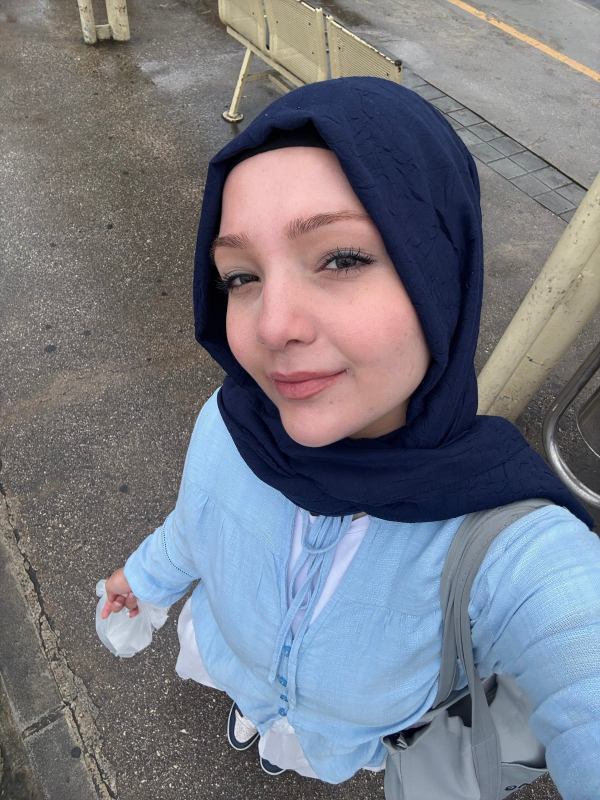
#> input picture docs/ekip/orijinal/almina-yanar.jpg, 1800 x 2400 px, given in place of adem-baglan.jpg, which was not available (shown at 1/3 size)
$ python test_poisson_pilot.py   (older library calls are emulated)
#> lines starting #> are read from the running program, lines starting #| are printed output that depends on the picture; pictures that were not available may be replaced by others from this repository, and a replacement may not be noted
import os
import glob
import json
import time
import base64
import hashlib
import urllib.request
import urllib.error
import cv2
import numpy as np
from PIL import Image, ImageDraw

WORKSPACE = "/Users/wildgenie/Projects/btu-matro"
SCRATCH = "/Users/wildgenie/.gemini/antigravity-cli/brain/482501c3-e797-49fa-a7d5-231ae28c4675/scratch"
RAW_KADRAJ_DIR = os.path.join(SCRATCH, "raw_kadraj")
os.makedirs(RAW_KADRAJ_DIR, exist_ok=True)
LOG_FILE = os.path.join(SCRATCH, "gemini_calls.jsonl")

def get_api_key():
    key = os.environ.get("GEMINI_API_KEY", "").strip()
    if not key:
        raise RuntimeError("GEMINI_API_KEY is not set")
    return key

# [9 lines left out: function b64_encode_image, not called in this run]

def get_all_uncropped_refs(slug):
    """
    Collect all uncropped originals from docs/ekip/orijinal/<slug>*.jpg and docs/ekip/alternatif/<slug>.jpg,
    putting the primary target scene uncropped original LAST so Gemini knows which photo to reframe
    while having all uncropped originals in Turn 1.
    """
#> called with slug = 'adem-baglan'
    orij_files = sorted(glob.glob(os.path.join(WORKSPACE, f"docs/ekip/orijinal/{slug}*.jpg")))
    alt_files = sorted(glob.glob(os.path.join(WORKSPACE, f"docs/ekip/alternatif/{slug}*.jpg")))
    site_file = os.path.join(WORKSPACE, f"public/media/ekip/{slug}.jpg")

    site_im = cv2.imread(site_file)
#> site_im is the input picture: shape (2400, 1800, 3); mean B, G, R 130, 120.9, 118.6
    site_small = cv2.resize(site_im, (150, 150))
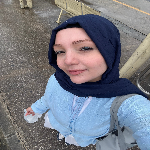
#> site_small: shape (150, 150, 3); mean B, G, R 130.1, 121, 118.7
    face_tpl = site_small[35:115, 35:115]
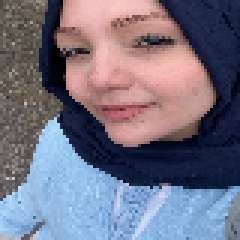
#> face_tpl: shape (80, 80, 3) (shown 3 times larger); mean B, G, R 130.4, 113.3, 116.5

    best_scene_file = orij_files[0] if orij_files else site_file
    best_score = -1.0
    for p in orij_files:
        bn = os.path.basename(p)
        if "-grup-" in bn or "-kursu" in bn or "-bilgehan-" in bn:
            continue
        im = cv2.imread(p)
        if im is None:
            continue
        oh, ow = im.shape[:2]
        f_sc = 400.0 / max(oh, ow)
        im_s = cv2.resize(im, (int(ow * f_sc), int(oh * f_sc)))
        local_best = -1.0
        for sc in np.linspace(0.20, 2.0, 32):
            tw = int(80 * sc)
            if tw >= im_s.shape[1] or tw >= im_s.shape[0] or tw < 16:
                continue
            tpl = cv2.resize(face_tpl, (tw, tw))
            res = cv2.matchTemplate(im_s, tpl, cv2.TM_CCOEFF_NORMED)
            _, mv, _, _ = cv2.minMaxLoc(res)
            if mv > local_best:
                local_best = mv
        if local_best > 0.65:
            # Prefer larger resolution uncropped file when matching the same scene
            score = local_best + (0.08 if (ow * oh) > (800 * 800) else 0.0)
            if score > best_score:
                best_score = score
                best_scene_file = p

    all_candidates = orij_files + alt_files
    # Keep all files except exact byte-identical or near-identical duplicates, keeping higher-res version
    unique_refs = []
    for p in all_candidates:
        bn = os.path.basename(p)
        # Skip 5-person wide group shots as advised in CODEX-GOREV ("Grup fotoğraflarını ... ya da hiç verme"),
        # but keep -canva, -yuz-N, -bilgehan-N, -luna-N, -yakin, -kare, and alternatif
        if "-grup-" in bn or "-kursu" in bn:
            continue
        im = Image.open(p).convert("RGB").resize((64, 64))
        arr = np.asarray(im, dtype=np.float32)
        is_dup = False
        for i, (prev_p, prev_arr) in enumerate(unique_refs):
            if np.mean(np.abs(arr - prev_arr)) < 2.5:
                if os.path.getsize(p) > os.path.getsize(prev_p):
                    unique_refs[i] = (p, arr)
                is_dup = True
                break
        if not is_dup:
            unique_refs.append((p, arr))

    ref_paths = [p for p, _ in unique_refs]
    if best_scene_file in ref_paths:
        ref_paths.remove(best_scene_file)
    ref_paths.append(best_scene_file)
    return ref_paths, best_scene_file

def call_gemini_kadraj(slug, ref_paths, force=False):
    cache_path = os.path.join(RAW_KADRAJ_DIR, f"{slug}.jpg")
    if os.path.exists(cache_path) and not force:
        with open(cache_path, "rb") as f:
            return f.read()

    key = get_api_key()
    url = f"https://generativelanguage.googleapis.com/v1beta/models/gemini-3-pro-image:generateContent?key={key}"

    parts = []
    img_hashes = []
    for p in ref_paths:
        b64, h, sz = b64_encode_image(p)
        img_hashes.append({"file": os.path.basename(p), "sha256_16": h, "size": sz})
        parts.append({"inlineData": {"mimeType": "image/jpeg", "data": b64}})

    prompt = (
        "Yukarıda aynı kişinin kesilmemiş orijinal referans fotoğrafları verilmiştir. "
        "SON GÖRSELDEKİ fotoğrafı temel alarak, aynı sahneyi, aynı arka planı, aynı kıyafeti/başörtüsünü/gözlüğü ve "
        "kişinin birebir aynı yüzünü/ifadesini koruyarak 1:1 kare kadraj düzeltmesi yap:\n"
        "- Baş yatayda tam ortada olsun.\n"
        "- Başın, saçın veya başörtüsünün en üst noktası ile üst kenar arasında rahat bir boşluk (en az %12-%15 tavan/arka plan payı) bulunsun, kafa üst kenara değmesin.\n"
        "- Alt kısımda her iki omuz net biçimde görünsün.\n"
        "- Kişiyi çok küçültme veya aşırı uzaklaştırma; standart bir ekip kartı portresi ölçeğinde (baş-omuz) olsun.\n"
        "- Arka planı doğal dokusuyla kesintisiz devam ettir; hiçbir çerçeve, kutu izi, kenar çizgisi veya yapay nesne olmasın."
    )
    parts.append({"text": prompt})

    body = {
        "contents": [{"role": "user", "parts": parts}],
        "generationConfig": {
            "responseModalities": ["TEXT", "IMAGE"],
            "imageConfig": {"aspectRatio": "1:1"}
        }
    }

    req = urllib.request.Request(
        url,
        data=json.dumps(body).encode("utf-8"),
        headers={"Content-Type": "application/json"},
        method="POST"
    )
    t0 = time.time()
    with urllib.request.urlopen(req, timeout=120) as resp:
        resp_data = json.loads(resp.read().decode("utf-8"))
    elapsed = round(time.time() - t0, 2)

    out_b64 = None
    for cand in resp_data.get("candidates", []):
        for part in cand.get("content", {}).get("parts", []):
            if "inlineData" in part:
                out_b64 = part["inlineData"]["data"]
                break

    log_entry = {
        "ts": time.strftime("%Y-%m-%dT%H:%M:%SZ", time.gmtime()),
        "slug": slug,
        "task": "kadraj_ek4",
        "refs": img_hashes,
        "prompt": prompt,
        "elapsed_s": elapsed,
        "success": out_b64 is not None
    }
    with open(LOG_FILE, "a", encoding="utf-8") as f:
        f.write(json.dumps(log_entry, ensure_ascii=False) + "\n")

    if not out_b64:
        raise RuntimeError(f"No image returned for {slug}")
    raw_bytes = base64.b64decode(out_b64)
    with open(cache_path, "wb") as f:
        f.write(raw_bytes)
    return raw_bytes

# [176 lines left out: functions detect_face_box_in_site, align_and_poisson_blend, check_seam_strict, not called in this run]

if __name__ == "__main__":
    pilots = ["adem-baglan", "berat-eren-karakas", "emine-sultan-gunes", "feyza-karabicak"]
    rows_vis = []
    for s in pilots:
        refs, best_scene = get_all_uncropped_refs(s)
        print(f"[{s}] refs ({len(refs)}): {[os.path.basename(r) for r in refs]} (primary={os.path.basename(best_scene)})")
#> (the run stopped early here; a loop or call above may not have finished)

$ run again, on docs/ekip/orijinal/gulsiye-begum-gumus-canva.jpg
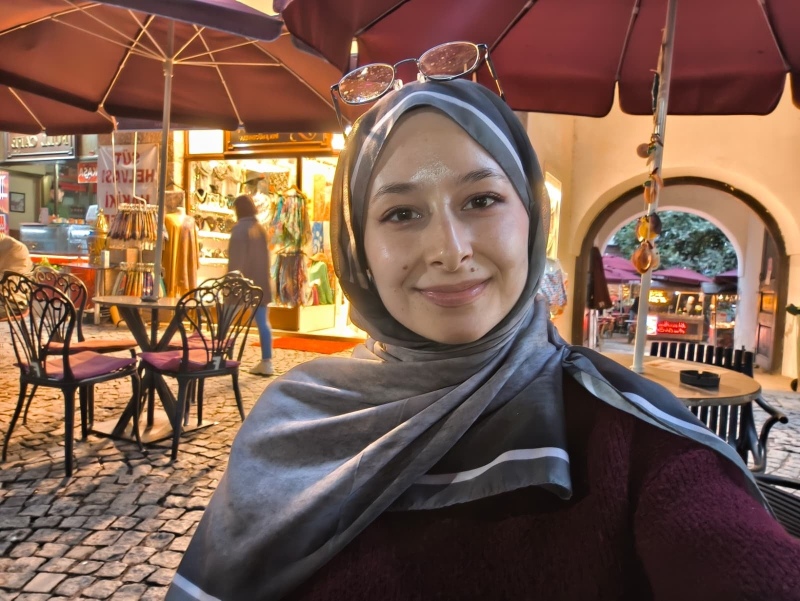
#> input picture docs/ekip/orijinal/gulsiye-begum-gumus-canva.jpg, 1600 x 1201 px, given in place of adem-baglan.jpg, which was not available (shown at 1/2 size)
#> in get_all_uncropped_refs, site_im is the input picture: shape (1201, 1600, 3); mean B, G, R 77.7, 93.5, 125.1
#> in get_all_uncropped_refs, `site_small = cv2.resize(site_im, (150, 150))`:
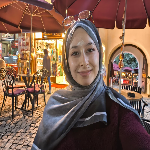
#> site_small: shape (150, 150, 3); mean B, G, R 77.7, 93.5, 125.2
#> in get_all_uncropped_refs, `face_tpl = site_small[35:115, 35:115]`:
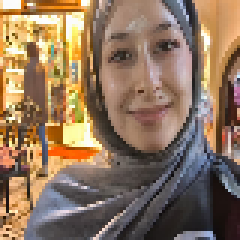
#> face_tpl: shape (80, 80, 3) (shown 3 times larger); mean B, G, R 93.3, 116.6, 142.1

$ run again, on docs/ekip/orijinal/irmak-karaagac-bilgehan-3.jpg
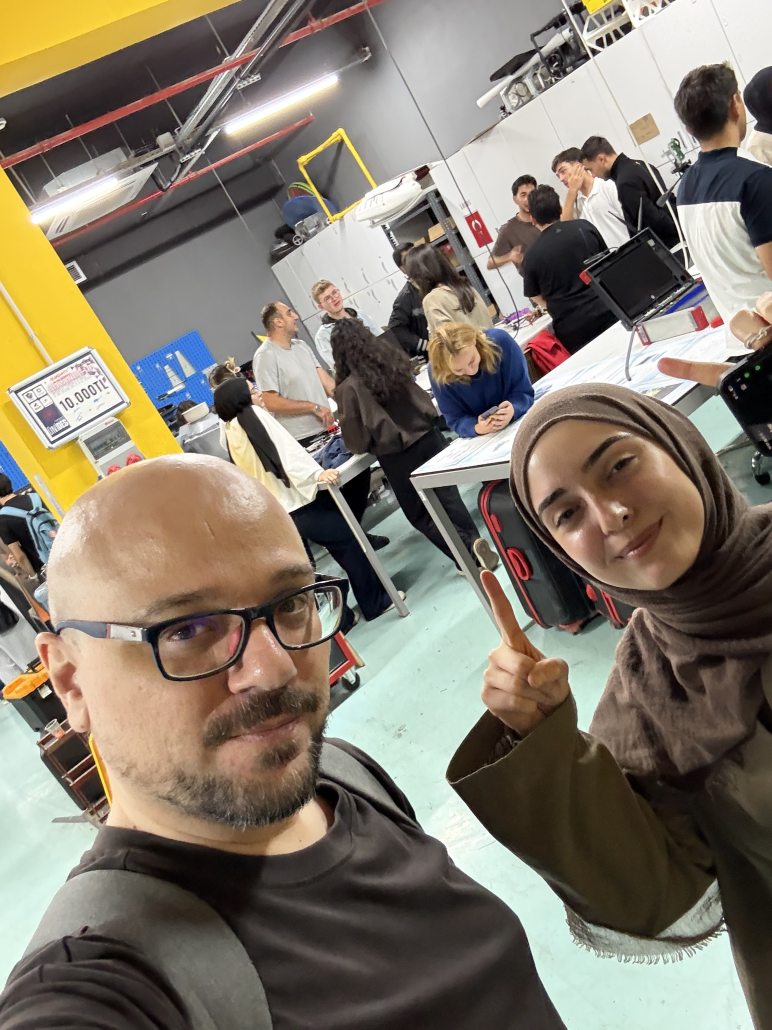
#> input picture docs/ekip/orijinal/irmak-karaagac-bilgehan-3.jpg, 2316 x 3088 px, given in place of adem-baglan.jpg, which was not available (shown at 1/3 size)
#> in get_all_uncropped_refs, site_im is the input picture: shape (3088, 2316, 3); mean B, G, R 108.8, 122.5, 131.3
#> in get_all_uncropped_refs, `site_small = cv2.resize(site_im, (150, 150))`:
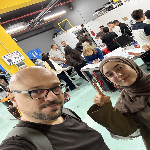
#> site_small: shape (150, 150, 3); mean B, G, R 108.8, 122.5, 131.3
#> in get_all_uncropped_refs, `face_tpl = site_small[35:115, 35:115]`:
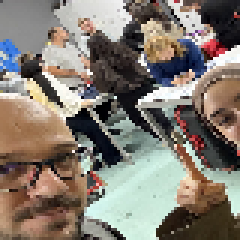
#> face_tpl: shape (80, 80, 3) (shown 3 times larger); mean B, G, R 113, 122.4, 131.2
